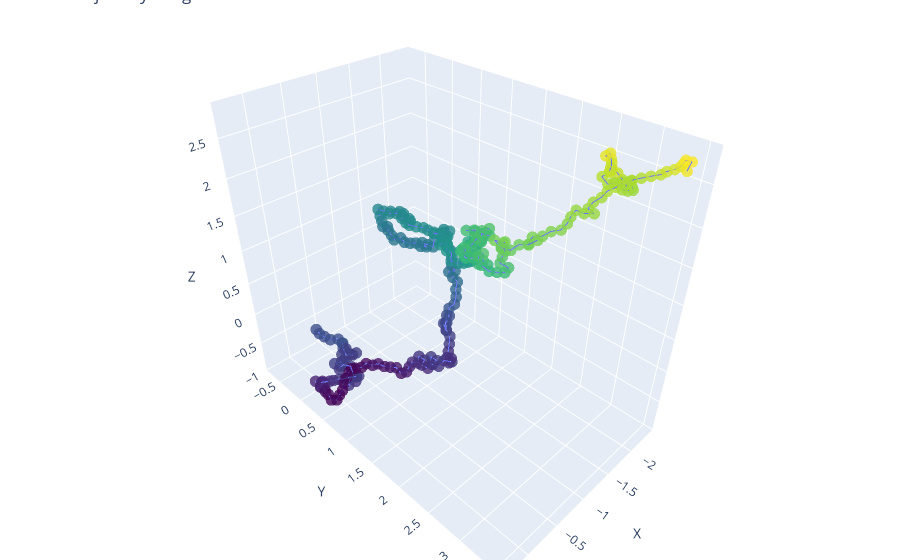

The notebook cell this image was saved under:
### Code cell
import plotly.graph_objects as go

# Plotting
trajectory = np.array(trajectory)

# Create a trace of 3D plot for trajectory
trace = go.Scatter3d(
    x=trajectory[:, 0],
    y=trajectory[:, 1],
    z=trajectory[:, 2],
    mode='lines+markers',
    marker=dict(
        size=4,
        color=trajectory[:, 2],  # set color to z-axis values
        colorscale='Viridis',   # choose a colorscale
        opacity=0.8
    )
)

# Set the layout of the plot
layout = go.Layout(
    margin=dict(l=0, r=0, b=0, t=0),
    scene=dict(
        xaxis=dict(title='X'),
        yaxis=dict(title='Y'),
        zaxis=dict(title='Z')
    ),
    title='3D Trajectory of Ego Motion'
)

fig = go.Figure(data=[trace], layout=layout)

# Render the plot
fig.show()

### Figure 1 — Plotly figure (JSON) as saved in the notebook; plotly's stock layout.template omitted (floating-point values rounded to 4 significant figures; data arrays with more than 128 entries replaced by an {"elided": "..."} marker saying what was removed)
{"data": [{"marker": {"color": {"elided": "271 float values"}, "colorscale": [[0, "#440154"], [0.1111, "#482878"], [0.2222, "#3e4989"], [0.3333, "#31688e"], [0.4444, "#26828e"], [0.5556, "#1f9e89"], [0.6667, "#35b779"], [0.7778, "#6ece58"], [0.8889, "#b5de2b"], [1, "#fde725"]], "opacity": 0.8, "size": 4}, "mode": "lines+markers", "type": "scatter3d", "x": {"elided": "271 float values"}, "y": {"elided": "271 float values"}, "z": {"elided": "271 float values"}}], "layout": {"margin": {"b": 0, "l": 0, "r": 0, "t": 0}, "scene": {"xaxis": {"title": {"text": "X"}}, "yaxis": {"title": {"text": "Y"}}, "zaxis": {"title": {"text": "Z"}}}, "title": {"text": "3D Trajectory of Ego Motion"}}}
